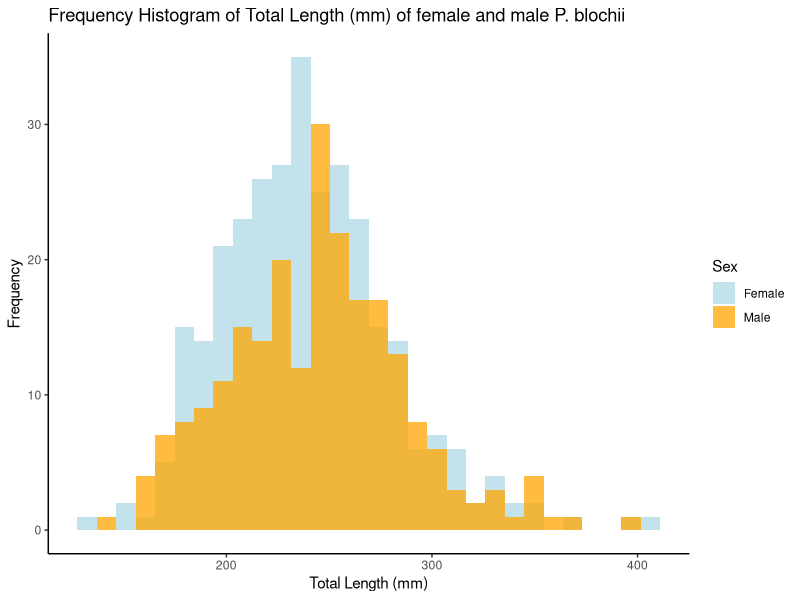

Reproduce this figure in R.
## ---- chunk 1
library(tidyverse)
library(ggplot2)
list.files("RAW_Data")
## ---- chunk 2
fdat <- read.csv("RAW_Data/P_blochii_Project1.csv")
## ---- chunk 3
summary(fdat)
## ---- chunk 4
fdat$Sex <- ifelse(fdat$Sex == "J", NA, fdat$Sex)
fdat$Sex <- ifelse(fdat$Sex == "H", NA, fdat$Sex)
## ---- chunk 5
fdat$Season <- as.factor(fdat$Season)
## ---- chunk 6
fdata <- na.omit(fdat)
## ---- chunk 7

fdata %>% group_by(Season, Sex) %>% summarize(GSI = mean(as.numeric(GSI), na.rm = TRUE), 'Le Cren' = mean(Le.Cren), Fat = mean(Fat, na.rm = TRUE)) %>% arrange(Sex)
## ---- chunk 8
    fdata %>% group_by(Sex) %>% summarize(TL = mean(TL))
## ---- chunk 9
library(broom)
GSIfem <- aov(GSI ~ Season, data = subset(fdata, Sex == "F"))
tidy(GSIfem)
## ---- chunk 10
GSImale <- aov(GSI ~ Season, data = subset(fdata, Sex == "M"))
tidy(GSImale)
## ---- chunk 11
LeCrenfem <- aov(Le.Cren ~ Season, data = subset(fdata, Sex == "F"))
tidy(LeCrenfem)
## ---- chunk 12
LeCrenmale <- aov(Le.Cren ~ Season, data = subset(fdata, Sex == "M"))
tidy(LeCrenmale)
## ---- chunk 13
fem <- fdata[which(fdata$Sex=='F'),]
male <- fdata[which(fdata$Sex=='M'),]
t <- t.test(fem$TL, male$TL, conf.level = 0.95 )
tidy(t)



hist <- ggplot() +
 geom_histogram(aes(x = fem$TL, fill = "Female"), alpha = 0.75) +
 geom_histogram(aes(x = male$TL, fill = "Male"), alpha = 0.75) +
 scale_fill_manual(name = 'Sex', values = c("Female" = "lightblue", "Male" = "orange")) +
 labs(title = "Frequency Histogram of Total Length (mm) of female and male P. blochii", x = "Total Length (mm)", y = "Frequency") + theme_classic()
png("Output/TLhistogram.png")
print(hist)

